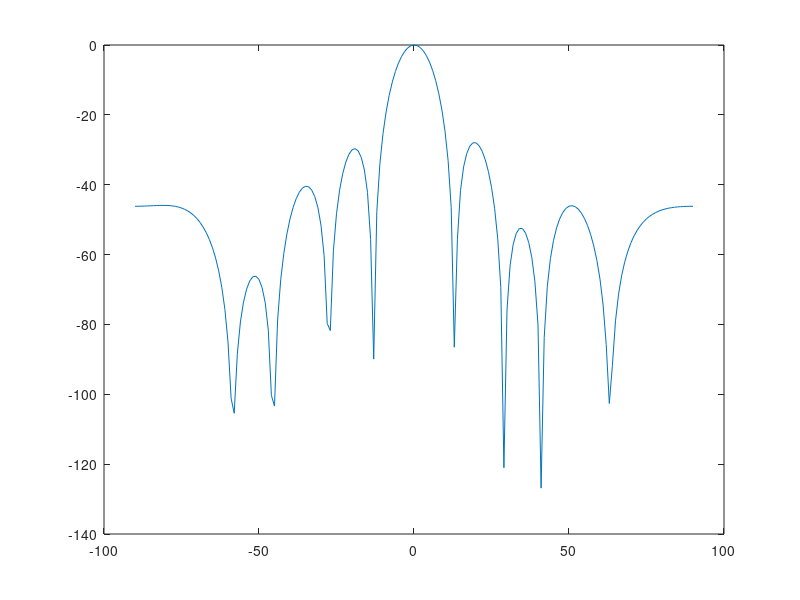

The MATLAB script that drew this image:
clear alll

f = 1000;
c = 340;
d = c/(2*f);
P = 9;
MArray = [-4*d,-3*d,-2*d,-d,0,d,2*d,3*d,4*d]';

theta_s = 0;
As = exp(-j*2*pi*f*MArray*sind(theta_s)/c);

theta_i = [-50,30];
Ai = exp(-j*2*pi*f*MArray*sind(theta_i)/c);

Snap = 100;
ss = randn(1,Snap);

sigma_i = 20;
si = sigma_i*randn(2,Snap);
sigma_n = 1;
x = As*ss+Ai*si+sigma_n*randn(P,Snap);

Rx = zeros(P,P);
for i = 1:P
    Rx = Rx+x(:,i)*x(:,i)';
end
Rx = Rx./Snap;

sigma_l = 10;
Rx = Rx+sigma_l*eye(P);

A = inv(Rx)*As/(As'*inv(Rx)*As);
J = zeros(181,1);
idx = 1;
for theta = -90:1:90
    a = exp(-j*2*pi*f*MArray*sind(theta)/c);
    J(idx) = abs(a'*A);
    idx = idx+1;
end

% J = J./max(J);
J = 20*log(J);
plot(-90:1:90,J)
% axis([-90,90,-200,0])